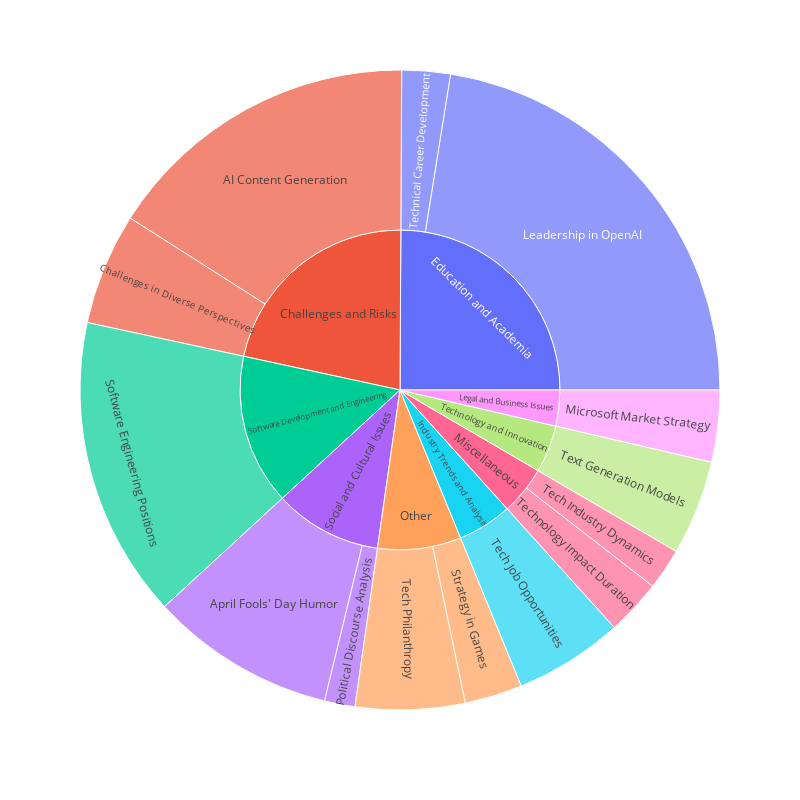

Notebook cell for this chart:
### Markdown cell above
### You can chain filters together to refine your analysis

### Code cell
res = get_topic_diff(dict(q1=f" search('{keyword}') and published > '2024-01-01' ", )).json()
df = pd.DataFrame(res["topics"]).dropna()
fig = px.sunburst(df.iloc[:30], path=["topic_group_short_title", "short_title"], values="prevalence_ratio", hover_data=["one_sentence_summary", "topic_id"] )
fig.update_layout(width=800, height=800)
fig

### Figure 1 — Plotly figure (JSON) as saved in the notebook; plotly's stock layout.template omitted (floating-point values rounded to 4 significant figures)
{"data": [{"branchvalues": "total", "customdata": [["The theme explores various aspects of AI-generated content, including models like GPT, copyright implications, and the potential for AI to write code.", 117], ["The examples highlight humorous remarks related to tech industry products and events, particularly around April Fools' Day.", 454], ["Exploring various challenges, perspectives, and solutions in different fields such as statistics, technology, and entrepreneurship.", 496], ["The examples highlight the leadership, moral compass, and decision-making processes within OpenAI, particularly focusing on figures like Sam Altman.", 421], ["The examples highlight Microsoft's market strategy and focus on user experience while providing a wide range of products and services.", 254], ["This theme explores political discourse and perspectives on democracy, political leaders, and societies across different countries.", 139], ["Various companies are offering full-time software engineering positions, including senior data engineers, full-stack engineers, and cloud engineers, with opportunities for remote work in different locations.", 490], ["The theme explores various aspects of strategy in gaming, from skill development to bot learning algorithms.", 260], ["The theme explores various dynamics within the technology industry, such as talent acquisition, workplace culture, and product development.", 69], ["Various tech companies are hiring engineers for roles in different locations, offering opportunities for professionals to join innovative teams in the software industry.", 8], ["The theme explores the philanthropic endeavors of technology pioneers like Bill Gates and the impact of their charitable foundations.", 93], ["The theme focuses on career development and opportunities in the technical field, including software engineering, product management, and application development.", 178], ["The theme explores the potential impact of technology on different aspects of society and individuals over time.", 57], ["The examples discuss the use of machine learning models, specifically language models, to generate text output based on input data.", 165], ["(?)", "(?)"], ["(?)", "(?)"], ["Various tech companies are hiring engineers for roles in different locations, offering opportunities for professionals to join innovative teams in the software industry.", 8], ["The examples highlight Microsoft's market strategy and focus on user experience while providing a wide range of products and services.", 254], ["(?)", "(?)"], ["(?)", "(?)"], ["(?)", "(?)"], ["Various companies are offering full-time software engineering positions, including senior data engineers, full-stack engineers, and cloud engineers, with opportunities for remote work in different locations.", 490], ["The examples discuss the use of machine learning models, specifically language models, to generate text output based on input data.", 165]], "domain": {"x": [0, 1], "y": [0, 1]}, "hovertemplate": "labels=%{label}<br>prevalence_ratio=%{value}<br>parent=%{parent}<br>id=%{id}<br>one_sentence_summary=%{customdata[0]}<br>topic_id=%{customdata[1]}<extra></extra>", "ids": ["Challenges and Risks/AI Content Generation", "Social and Cultural Issues/April Fools' Day Humor", "Challenges and Risks/Challenges in Diverse Perspectives", "Education and Academia/Leadership in OpenAI", "Legal and Business Issues/Microsoft Market Strategy", "Social and Cultural Issues/Political Discourse Analysis", "Software Development and Engineering/Software Engineering Positions", "Other/Strategy in Games", "Miscellaneous/Tech Industry Dynamics", "Industry Trends and Analysis/Tech Job Opportunities", "Other/Tech Philanthropy", "Education and Academia/Technical Career Development", "Miscellaneous/Technology Impact Duration", "Technology and Innovation/Text Generation Models", "Challenges and Risks", "Education and Academia", "Industry Trends and Analysis", "Legal and Business Issues", "Miscellaneous", "Other", "Social and Cultural Issues", "Software Development and Engineering", "Technology and Innovation"], "labels": ["AI Content Generation", "April Fools' Day Humor", "Challenges in Diverse Perspectives", "Leadership in OpenAI", "Microsoft Market Strategy", "Political Discourse Analysis", "Software Engineering Positions", "Strategy in Games", "Tech Industry Dynamics", "Tech Job Opportunities", "Tech Philanthropy", "Technical Career Development", "Technology Impact Duration", "Text Generation Models", "Challenges and Risks", "Education and Academia", "Industry Trends and Analysis", "Legal and Business Issues", "Miscellaneous", "Other", "Social and Cultural Issues", "Software Development and Engineering", "Technology and Innovation"], "name": "", "parents": ["Challenges and Risks", "Social and Cultural Issues", "Challenges and Risks", "Education and Academia", "Legal and Business Issues", "Social and Cultural Issues", "Software Development and Engineering", "Other", "Miscellaneous", "Industry Trends and Analysis", "Other", "Education and Academia", "Miscellaneous", "Technology and Innovation", "", "", "", "", "", "", "", "", ""], "type": "sunburst", "values": [39.35, 22.96, 13.83, 55.06, 8.884, 3.773, 37.3, 7.127, 5.117, 13.47, 13.55, 5.988, 6.894, 11.73, 53.18, 61.05, 13.47, 8.884, 12.01, 20.68, 26.74, 37.3, 11.73]}], "layout": {"height": 800, "legend": {"tracegroupgap": 0}, "margin": {"t": 60}, "width": 800}}
